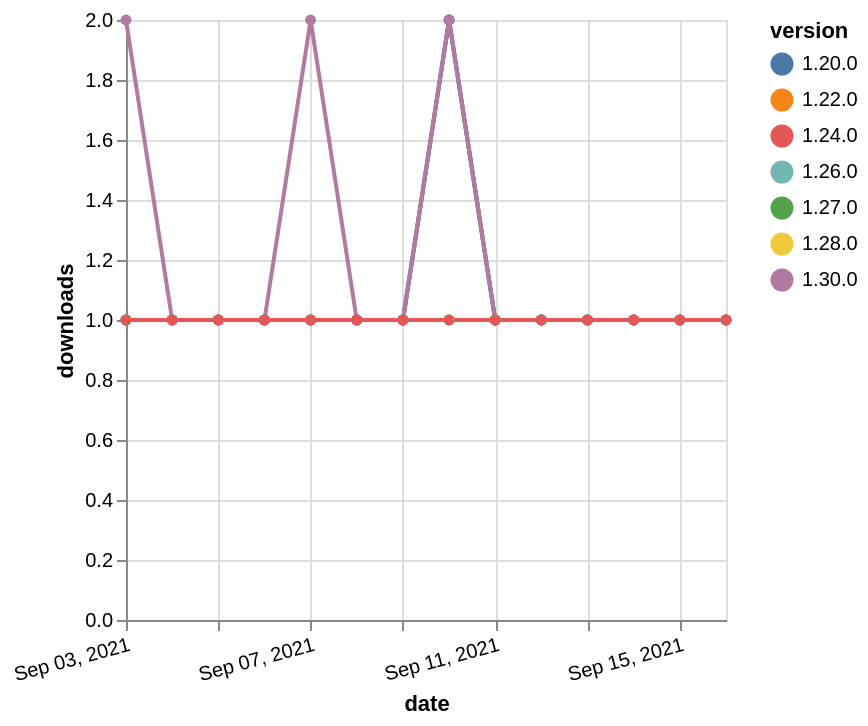

Describe this chart as a Vega-Lite specification.
### Vega-Lite specification from a JSON file in a GitHub repository (floating-point values rounded to 4 significant figures)
{"$schema": "https://vega.github.io/schema/vega-lite/v5.json", "description": "A simple bar chart with embedded data.", "data": {"values": [{"date": "2021-09-03", "total": 294, "delta": 1, "version": "1.22.0"}, {"date": "2021-09-04", "total": 295, "delta": 1, "version": "1.22.0"}, {"date": "2021-09-05", "total": 296, "delta": 1, "version": "1.22.0"}, {"date": "2021-09-06", "total": 297, "delta": 1, "version": "1.22.0"}, {"date": "2021-09-07", "total": 298, "delta": 1, "version": "1.22.0"}, {"date": "2021-09-08", "total": 299, "delta": 1, "version": "1.22.0"}, {"date": "2021-09-09", "total": 300, "delta": 1, "version": "1.22.0"}, {"date": "2021-09-10", "total": 302, "delta": 2, "version": "1.22.0"}, {"date": "2021-09-11", "total": 303, "delta": 1, "version": "1.22.0"}, {"date": "2021-09-12", "total": 304, "delta": 1, "version": "1.22.0"}, {"date": "2021-09-13", "total": 305, "delta": 1, "version": "1.22.0"}, {"date": "2021-09-14", "total": 306, "delta": 1, "version": "1.22.0"}, {"date": "2021-09-15", "total": 307, "delta": 1, "version": "1.22.0"}, {"date": "2021-09-16", "total": 308, "delta": 1, "version": "1.22.0"}, {"date": "2021-09-03", "total": 170, "delta": 1, "version": "1.28.0"}, {"date": "2021-09-04", "total": 171, "delta": 1, "version": "1.28.0"}, {"date": "2021-09-05", "total": 172, "delta": 1, "version": "1.28.0"}, {"date": "2021-09-06", "total": 173, "delta": 1, "version": "1.28.0"}, {"date": "2021-09-07", "total": 174, "delta": 1, "version": "1.28.0"}, {"date": "2021-09-08", "total": 175, "delta": 1, "version": "1.28.0"}, {"date": "2021-09-09", "total": 176, "delta": 1, "version": "1.28.0"}, {"date": "2021-09-10", "total": 177, "delta": 1, "version": "1.28.0"}, {"date": "2021-09-11", "total": 178, "delta": 1, "version": "1.28.0"}, {"date": "2021-09-12", "total": 179, "delta": 1, "version": "1.28.0"}, {"date": "2021-09-13", "total": 180, "delta": 1, "version": "1.28.0"}, {"date": "2021-09-14", "total": 181, "delta": 1, "version": "1.28.0"}, {"date": "2021-09-15", "total": 182, "delta": 1, "version": "1.28.0"}, {"date": "2021-09-16", "total": 183, "delta": 1, "version": "1.28.0"}, {"date": "2021-09-03", "total": 149, "delta": 1, "version": "1.26.0"}, {"date": "2021-09-04", "total": 150, "delta": 1, "version": "1.26.0"}, {"date": "2021-09-05", "total": 151, "delta": 1, "version": "1.26.0"}, {"date": "2021-09-06", "total": 152, "delta": 1, "version": "1.26.0"}, {"date": "2021-09-07", "total": 153, "delta": 1, "version": "1.26.0"}, {"date": "2021-09-08", "total": 154, "delta": 1, "version": "1.26.0"}, {"date": "2021-09-09", "total": 155, "delta": 1, "version": "1.26.0"}, {"date": "2021-09-10", "total": 157, "delta": 2, "version": "1.26.0"}, {"date": "2021-09-11", "total": 158, "delta": 1, "version": "1.26.0"}, {"date": "2021-09-12", "total": 159, "delta": 1, "version": "1.26.0"}, {"date": "2021-09-13", "total": 160, "delta": 1, "version": "1.26.0"}, {"date": "2021-09-14", "total": 161, "delta": 1, "version": "1.26.0"}, {"date": "2021-09-15", "total": 162, "delta": 1, "version": "1.26.0"}, {"date": "2021-09-16", "total": 163, "delta": 1, "version": "1.26.0"}, {"date": "2021-09-03", "total": 210, "delta": 1, "version": "1.20.0"}, {"date": "2021-09-04", "total": 211, "delta": 1, "version": "1.20.0"}, {"date": "2021-09-05", "total": 212, "delta": 1, "version": "1.20.0"}, {"date": "2021-09-06", "total": 213, "delta": 1, "version": "1.20.0"}, {"date": "2021-09-07", "total": 214, "delta": 1, "version": "1.20.0"}, {"date": "2021-09-08", "total": 215, "delta": 1, "version": "1.20.0"}, {"date": "2021-09-09", "total": 216, "delta": 1, "version": "1.20.0"}, {"date": "2021-09-10", "total": 218, "delta": 2, "version": "1.20.0"}, {"date": "2021-09-11", "total": 219, "delta": 1, "version": "1.20.0"}, {"date": "2021-09-12", "total": 220, "delta": 1, "version": "1.20.0"}, {"date": "2021-09-13", "total": 221, "delta": 1, "version": "1.20.0"}, {"date": "2021-09-14", "total": 222, "delta": 1, "version": "1.20.0"}, {"date": "2021-09-15", "total": 223, "delta": 1, "version": "1.20.0"}, {"date": "2021-09-16", "total": 224, "delta": 1, "version": "1.20.0"}, {"date": "2021-09-03", "total": 133, "delta": 1, "version": "1.27.0"}, {"date": "2021-09-04", "total": 134, "delta": 1, "version": "1.27.0"}, {"date": "2021-09-05", "total": 135, "delta": 1, "version": "1.27.0"}, {"date": "2021-09-06", "total": 136, "delta": 1, "version": "1.27.0"}, {"date": "2021-09-07", "total": 137, "delta": 1, "version": "1.27.0"}, {"date": "2021-09-08", "total": 138, "delta": 1, "version": "1.27.0"}, {"date": "2021-09-09", "total": 139, "delta": 1, "version": "1.27.0"}, {"date": "2021-09-10", "total": 140, "delta": 1, "version": "1.27.0"}, {"date": "2021-09-11", "total": 141, "delta": 1, "version": "1.27.0"}, {"date": "2021-09-12", "total": 142, "delta": 1, "version": "1.27.0"}, {"date": "2021-09-13", "total": 143, "delta": 1, "version": "1.27.0"}, {"date": "2021-09-14", "total": 144, "delta": 1, "version": "1.27.0"}, {"date": "2021-09-15", "total": 145, "delta": 1, "version": "1.27.0"}, {"date": "2021-09-16", "total": 146, "delta": 1, "version": "1.27.0"}, {"date": "2021-09-03", "total": 116, "delta": 2, "version": "1.30.0"}, {"date": "2021-09-04", "total": 117, "delta": 1, "version": "1.30.0"}, {"date": "2021-09-05", "total": 118, "delta": 1, "version": "1.30.0"}, {"date": "2021-09-06", "total": 119, "delta": 1, "version": "1.30.0"}, {"date": "2021-09-07", "total": 121, "delta": 2, "version": "1.30.0"}, {"date": "2021-09-08", "total": 122, "delta": 1, "version": "1.30.0"}, {"date": "2021-09-09", "total": 123, "delta": 1, "version": "1.30.0"}, {"date": "2021-09-10", "total": 125, "delta": 2, "version": "1.30.0"}, {"date": "2021-09-11", "total": 126, "delta": 1, "version": "1.30.0"}, {"date": "2021-09-12", "total": 127, "delta": 1, "version": "1.30.0"}, {"date": "2021-09-13", "total": 128, "delta": 1, "version": "1.30.0"}, {"date": "2021-09-14", "total": 129, "delta": 1, "version": "1.30.0"}, {"date": "2021-09-15", "total": 130, "delta": 1, "version": "1.30.0"}, {"date": "2021-09-16", "total": 131, "delta": 1, "version": "1.30.0"}, {"date": "2021-09-03", "total": 168, "delta": 1, "version": "1.24.0"}, {"date": "2021-09-04", "total": 169, "delta": 1, "version": "1.24.0"}, {"date": "2021-09-05", "total": 170, "delta": 1, "version": "1.24.0"}, {"date": "2021-09-06", "total": 171, "delta": 1, "version": "1.24.0"}, {"date": "2021-09-07", "total": 172, "delta": 1, "version": "1.24.0"}, {"date": "2021-09-08", "total": 173, "delta": 1, "version": "1.24.0"}, {"date": "2021-09-09", "total": 174, "delta": 1, "version": "1.24.0"}, {"date": "2021-09-10", "total": 175, "delta": 1, "version": "1.24.0"}, {"date": "2021-09-11", "total": 176, "delta": 1, "version": "1.24.0"}, {"date": "2021-09-12", "total": 177, "delta": 1, "version": "1.24.0"}, {"date": "2021-09-13", "total": 178, "delta": 1, "version": "1.24.0"}, {"date": "2021-09-14", "total": 179, "delta": 1, "version": "1.24.0"}, {"date": "2021-09-15", "total": 180, "delta": 1, "version": "1.24.0"}, {"date": "2021-09-16", "total": 181, "delta": 1, "version": "1.24.0"}]}, "width": "container", "mark": {"type": "line", "point": {"filled": true}}, "encoding": {"x": {"field": "date", "type": "temporal", "timeUnit": "yearmonthdate", "title": "date", "axis": {"labelAngle": -15}}, "y": {"field": "delta", "type": "quantitative", "title": "downloads"}, "color": {"field": "version", "type": "nominal"}, "tooltip": {"field": "delta"}}}
